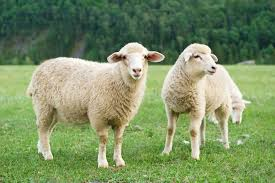
#> input picture machine_Learn/carneiro.jpeg, 275 x 183 px; the run also reads 1 picture not shown here
$ jupyter execute color_patterns.ipynb
#> lines starting #> are read from the running program, lines starting #| are printed output that depends on the picture; after the words box and inside, x2 and y2 are one past the last pixel; in counts of white or black regions, pixels touching at a corner belong together
Além de RGB, BGR e HSV, existem outros padrões de cores que podem ser úteis em processamento de imagens, especialmente para lidar com problemas de iluminação e criar representações mais consistentes para detecção e segmentação de objetos. Vamos explorar alguns desses padrões e como eles podem ajudar:

### 1. **YUV e YCbCr**
   - **YUV** e **YCbCr** são padrões que separam a intensidade da cor dos componentes de cor. O componente **Y** representa a luminosidade (brilho), enquanto **U** e **V** ou **Cb** e **Cr** representam as informações de cor (crominância).
   - **Vantagens**: Esses padrões são eficazes para corrigir problemas de iluminação, pois permitem que você trabalhe apenas com o canal de intensidade (**Y**) para ajustar a iluminação, sem afetar a cor. Isso é útil para melhorar a qualidade da imagem em ambientes com variação de luz.
   - **Uso comum**: Eles são amplamente usados em compressão de vídeo e transmissão, pois ajudam a reduzir a quantidade de dados necessários sem muita perda de qualidade visual.

### 2. **Lab (CIELAB)**
   - O espaço de cor **Lab** (ou **CIELAB**) é composto pelos canais **L** (luminosidade), **a** (verde-vermelho) e **b** (azul-amarelo).
   - **Vantagens**: Lab é mais perceptualmente uniforme que RGB, o que significa que pequenas mudanças no valor de um componente resultam em pequenas mudanças visíveis. O canal **L** é separado da informação de cor, o que permite ajustar brilho e contraste sem impactar as cores.
   - **Uso comum**: Lab é bastante usado para segmentação de cores e processamento de imagens em cenários onde é necessário preservar a aparência das cores, mesmo com ajustes de luminosidade.

### 3. **HSL e HSI (Hue, Saturation, Lightness/Intensity)**
   - **HSL** e **HSI** são variações do HSV, mas com interpretações ligeiramente diferentes para o componente de brilho. O **HSL** (Hue, Saturation, Lightness) pode ser mais adequado para ajustar a iluminação porque possui uma interpretação linear do brilho.
   - **Vantagens**: Esses espaços permitem controlar a tonalidade independentemente da intensidade ou luminosidade, o que ajuda em situações com iluminação variável, destacando cores sem afetar o brilho.
   - **Uso comum**: HSL e HSI são frequentemente usados em processamento de imagens para edição de fotos, filtros e segmentação, onde a separação de brilho e cor é importante.

### 4. **XYZ (CIE 1931)**
   - **XYZ** é um padrão baseado em como os humanos percebem as cores. Ele foi criado para representar todas as cores visíveis, com base na resposta do olho humano.
   - **Vantagens**: Esse espaço é usado como base para conversões para outros padrões e serve como um intermediário para calcular correções de cor e adaptações para iluminação.
   - **Uso comum**: XYZ não é usado diretamente para manipulação de imagem no dia a dia, mas é útil como uma base para conversões precisas e para aplicações que exigem fidelidade de cor.

### 5. **YIQ (usado na TV NTSC)**
   - **YIQ** separa a imagem em componentes de luminância (**Y**) e crominância (**I** e **Q**). Ele é similar a YUV e foi projetado para transmissão de vídeo NTSC.
   - **Vantagens**: Como o componente Y contém informações de brilho, ele pode ser processado para melhorar a iluminação, enquanto **I** e **Q** mantêm as cores intactas.
   - **Uso comum**: Esse padrão é mais comum em sistemas de vídeo antigos, mas ainda pode ser usado em processamento de imagem onde a iluminação é um fator significativo.

### Em Python: Como usar esses padrões
A biblioteca **OpenCV** oferece suporte para converter imagens entre muitos desses padrões. Para isso, você pode usar a função `cv2.cvtColor`. Exemplo de como converter para Lab e YUV:

```python
import cv2

# Carregar a imagem
image = cv2.imread("image.jpg")

# Converter para YUV
yuv_image = cv2.cvtColor(image, cv2.COLOR_BGR2YUV)

# Converter para Lab
lab_image = cv2.cvtColor(image, cv2.COLOR_BGR2Lab)
```

### Escolhendo o padrão de cor certo
- **Para problemas de iluminação**: Experimente YUV, YCbCr, ou Lab, pois todos separam a intensidade da cor.
- **Para ajuste fino de tonalidades**: HSV ou HSL são bons para segmentação baseada em cor.
- **Para processamento de vídeo ou transmissão**: YUV ou YIQ podem ajudar a otimizar a eficiência sem perder muita qualidade visual.

Esses padrões de cor são úteis para alcançar maior consistência visual e robustez ao lidar com variações de iluminação e contraste, muito comuns em imagens do mundo real.

Os padrões **LUV** e **MLAP** são alternativas menos comuns, mas também poderosas, para representar cores em imagens, cada uma com suas características e usos específicos. Vamos detalhar cada um deles e entender suas vantagens e aplicações.

### 1. **LUV (CIE LUV)**
   - **LUV** é um espaço de cor criado pela **Comissão Internacional de Iluminação** (CIE) e é semelhante ao Lab, mas foi desenvolvido com um foco especial na uniformidade perceptual em diferentes condições de iluminação.
   - Ele é composto por três componentes:
     - **L**: Luminosidade (similar ao "L" no Lab, representa a intensidade ou brilho).
     - **U** e **V**: Coordenadas de cromaticidade, que representam a tonalidade e saturação da cor.
   - **Vantagens**: LUV é perceptualmente mais uniforme e responde melhor a variações de iluminação do que outros espaços de cor como RGB e HSV. Ele é especialmente útil em situações onde a iluminação varia bastante, como em fotografias ao ar livre, onde a luz pode mudar de uma região para outra.
   - **Aplicações**: LUV é bastante utilizado em visão computacional, especialmente para problemas de segmentação e detecção de objetos sob diferentes condições de luz. O canal de luminância (L) pode ser manipulado para compensar iluminação sem alterar os valores de cromaticidade, o que ajuda na robustez da análise.
   - **Uso em Python (OpenCV)**:
     ```python
     import cv2
     image = cv2.imread("image.jpg")
     luv_image = cv2.cvtColor(image, cv2.COLOR_BGR2Luv)
     ```

### 2. **MLAP (Mean Local Adaptation Pooling)**
   - **MLAP** (Mean Local Adaptation Pooling) não é exatamente um espaço de cor, mas uma técnica de pré-processamento de imagem usada para melhorar a robustez do processamento de imagem em condições de iluminação variável.
   - **Funcionamento**: O conceito por trás do MLAP é normalizar a iluminação local em uma imagem. Ele ajusta a intensidade dos pixels com base na média de intensidade local, o que ajuda a equalizar áreas com diferentes condições de luz.
   - **Vantagens**: MLAP ajuda a destacar detalhes que poderiam ser obscurecidos por iluminação irregular. Esse tipo de processamento pode ser particularmente útil em sistemas de visão computacional que precisam extrair informações consistentes de imagens capturadas em ambientes com sombras ou iluminação desigual.
   - **Aplicações**: É usado principalmente em visão computacional para segmentação, detecção de bordas e reconhecimento de padrões. A técnica é benéfica em imagens médicas, monitoramento de segurança e outras áreas onde a iluminação pode variar significativamente dentro da mesma imagem.
   - **Implementação em Python**: Não existe uma função nativa para MLAP no OpenCV, mas ele pode ser implementado através de uma combinação de técnicas de filtragem, como suavização (blur) e normalização. Aqui está um exemplo simplificado de como você poderia implementar algo semelhante ao MLAP:
     ```python
     import cv2
     import numpy as np

     image = cv2.imread("image.jpg", cv2.IMREAD_GRAYSCALE)

     # Aplicar um filtro de média para suavizar a imagem
     mean_local = cv2.blur(image, (15, 15))

     # Normalizar a imagem com base na média local
     mlap_image = cv2.addWeighted(image, 1.5, mean_local, -0.5, 0)
     ```

### Comparando LUV e MLAP com Outros Padrões de Cor
- **LUV**: Oferece uma alternativa perceptualmente uniforme, útil para análise de cor sob condições de iluminação variáveis, sendo uma alternativa interessante ao Lab.
- **MLAP**: Não é exatamente um padrão de cor, mas uma técnica de normalização de iluminação. Ele é valioso quando se trabalha com imagens onde a iluminação varia dentro da cena, melhorando a consistência visual em regiões com diferentes níveis de brilho.

### Conclusão
- **LUV** é vantajoso em segmentação e análise de cor perceptualmente uniforme, enquanto **MLAP** ajuda a normalizar a iluminação, destacando detalhes ocultos em imagens com condições de luz desiguais.
- Usar ambos em combinação (por exemplo, convertendo uma imagem para o espaço LUV e aplicando MLAP no canal de intensidade) pode fornecer uma representação robusta e invariável à iluminação.

[cell 1]
TEST_IMAGE = "carneiro.jpeg"

[cell 2]
import cv2
import matplotlib.pyplot as plt
import numpy as np
import pandas as pd

# Testando LUV

[cell 3]
image = cv2.imread(TEST_IMAGE) #cv2.IMREAD_GRAYSCALE
#> image is the input picture: shape (183, 275, 3); mean B, G, R 100.5, 143.6, 123.4

luv = cv2.cvtColor(image, cv2.COLOR_BGR2Luv)
#> luv: shape (183, 275, 3); mean of channels 0, 1, 2 143.9, 90.2, 163.5

# Aplicar um filtro de média para suavizar a imagem
mean_local = cv2.blur(image, (15, 15))
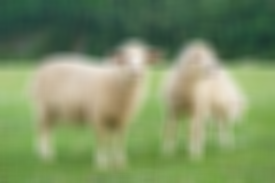
#> mean_local: shape (183, 275, 3); mean B, G, R 100.5, 143.7, 123.4

# Normalizar a imagem com base na média local
mlap_image = cv2.addWeighted(image, 1.5, mean_local, -0.5, 0)

# Plotar as duas imagens lado a lado
plt.figure(figsize=(10, 5))

# Plotar a imagem original
plt.subplot(1, 3, 1)
plt.imshow(image) #cmap='gray'
plt.title('Imagem Original')
plt.axis('off')

# Plotar a imagem processada
plt.subplot(1, 3, 2)
plt.imshow(mlap_image) #cmap='gray'
plt.title('Imagem Processada')
plt.axis('off')

plt.subplot(1, 3, 3)
plt.imshow(luv) #cmap='gray'
plt.title('Imagem Processada LUV')
plt.axis('off')

plt.show()
#> figure, not shown here; B, G, R data is drawn as R, G, B

[cell 4]
# Converter para escala de cinza
gray_image = cv2.cvtColor(image, cv2.COLOR_BGR2GRAY)
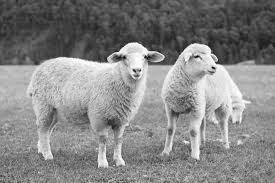
#> gray_image: shape (183, 275); min 2, max 255, mean 132.7

# Aplicar um filtro de suavização
blurred_image = cv2.GaussianBlur(gray_image, (15, 15), 0)
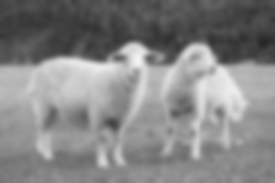
#> blurred_image: shape (183, 275); min 39, max 244, mean 132.7

# Detectar áreas de alta intensidade
_, thresholded_image = cv2.threshold(blurred_image, 200, 255, cv2.THRESH_BINARY)
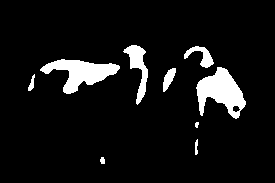
#> thresholded_image: shape (183, 275); 7.7% white; 9 white regions (1 under 20 px)

# Encontrar contornos das áreas de alta intensidade
contours, _ = cv2.findContours(thresholded_image, cv2.RETR_EXTERNAL, cv2.CHAIN_APPROX_SIMPLE)
#> contours = 9 contours, 2 with area under 20; largest, box (x1, y1, x2, y2) and area: (196, 67, 246, 119) 1346, (40, 59, 120, 94) 1210, (123, 45, 148, 105) 505, (184, 46, 214, 68) 226, (163, 68, 176, 92) 143, (28, 74, 35, 91) 41, (195, 139, 198, 155) 22

# Criar uma máscara para destacar a zona afetada
mask = np.zeros_like(gray_image)
cv2.drawContours(mask, contours, -1, (255), thickness=cv2.FILLED)
#> mask: shape (183, 275); 7.8% white; 9 white regions (1 under 20 px), largest, box (x1, y1, x2, y2) and area: (196, 67, 246, 119) 1433, (40, 59, 120, 94) 1307, (123, 45, 148, 105) 577

# Aplicar a máscara na imagem original
highlighted_image = cv2.bitwise_and(image, image, mask=mask)

# Mostrar a imagem original e a imagem com a zona afetada destacada
plt.figure(figsize=(10, 5))
plt.subplot(1, 3, 1)
plt.title('Imagem Original')
plt.imshow(cv2.cvtColor(image, cv2.COLOR_BGR2RGB))
plt.subplot(1, 3, 2)
plt.title('Zona Afetada pela Iluminação')
plt.imshow(cv2.cvtColor(highlighted_image, cv2.COLOR_BGR2RGB))
plt.subplot(1, 3, 3)
plt.title('Zona Correta')
plt.imshow(cv2.cvtColor(image - highlighted_image, cv2.COLOR_BGR2RGB))
plt.show()
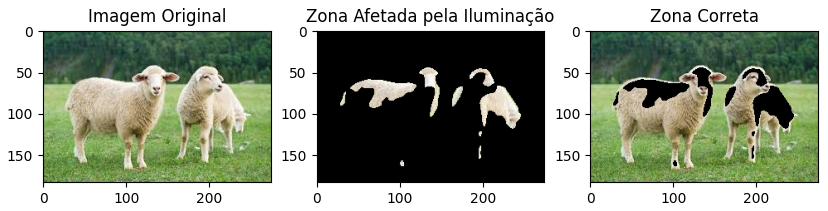
#> figure drawn by matplotlib, 3 panels

# Teste LAB

[cell 5]
import os
def process_image(image_path):
    # Carregar a imagem
    image = cv2.imread(image_path)

    # Converter para o espaço de cores LAB
    lab_image = cv2.cvtColor(image, cv2.COLOR_BGR2LAB)

    # Separar os canais L, A e B
    l_channel, a_channel, b_channel = cv2.split(lab_image)

    # Aplicar um filtro de suavização no canal L
    blurred_l_channel = cv2.GaussianBlur(l_channel, (15, 15), 0)

    # Detectar áreas de alta intensidade no canal L
    _, thresholded_l_channel = cv2.threshold(blurred_l_channel, 200, 255, cv2.THRESH_BINARY)

    # Encontrar contornos das áreas de alta intensidade
    contours, _ = cv2.findContours(thresholded_l_channel, cv2.RETR_EXTERNAL, cv2.CHAIN_APPROX_SIMPLE)

    # Criar uma máscara para destacar a zona afetada
    mask = np.zeros_like(l_channel)
    cv2.drawContours(mask, contours, -1, (255), thickness=cv2.FILLED)

    # Aplicar a máscara no canal L original
    l_channel_highlighted = cv2.bitwise_and(l_channel, l_channel, mask=mask)

    # Combinar os canais L, A e B novamente
    lab_image_highlighted = cv2.merge([l_channel_highlighted, a_channel, b_channel])

    # Converter de volta para o espaço de cores BGR
    highlighted_image = cv2.cvtColor(lab_image_highlighted, cv2.COLOR_LAB2BGR)

    return image, highlighted_image

def process_all_images_in_directory(directory_path: str):
    for filename in os.listdir(directory_path):
        if filename.endswith(".jpg") or filename.endswith(".png"):
            image_path = os.path.join(directory_path, filename)
            original_image, highlighted_image = process_image(image_path)

            # Mostrar a imagem original e a imagem com a zona afetada destacada
            plt.figure(figsize=(10, 5))
            plt.subplot(1, 3, 1)
            plt.title('Imagem Original')
            plt.imshow(cv2.cvtColor(original_image, cv2.COLOR_BGR2RGB))
            plt.subplot(1, 3, 2)
            plt.title('Zona Afetada pela Iluminação')
            plt.imshow(cv2.cvtColor(highlighted_image, cv2.COLOR_BGR2RGB))
            plt.subplot(1, 3, 3)
            plt.title('Zona Sem Iluminação')
            plt.imshow(cv2.cvtColor(original_image - highlighted_image, cv2.COLOR_BGR2RGB))
            plt.show()

# Defina o caminho para o diretório contendo suas imagens
directory_path = "./images"
process_all_images_in_directory(directory_path)

## Segmentacao de iluminacao LAB

[cell 6]
import os
import cv2
import numpy as np
import matplotlib.pyplot as plt

def process_image(image_path):
    # Carregar a imagem
#> called with image_path = './images/carneiro.jpeg'
    image = cv2.imread(image_path)

    # Converter para o espaço de cores LAB
    lab_image = cv2.cvtColor(image, cv2.COLOR_BGR2LAB)
#> lab_image: shape (183, 275, 3); mean of channels 0, 1, 2 144.5, 113, 148.6

    # Separar os canais L, A e B
    l_channel, a_channel, b_channel = cv2.split(lab_image)
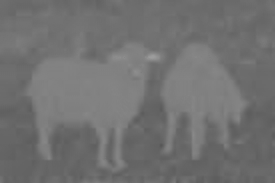
#> a_channel: shape (183, 275); min 87, max 157, mean 113
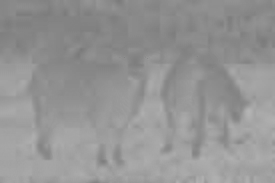
#> b_channel: shape (183, 275); min 121, max 180, mean 148.6

    # Aplicar um filtro de suavização no canal L
    blurred_l_channel = cv2.GaussianBlur(l_channel, (15, 15), 0)

    # Detectar áreas de alta intensidade no canal L
    _, thresholded_l_channel = cv2.threshold(blurred_l_channel, 200, 255, cv2.THRESH_BINARY)
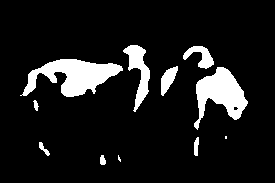
#> thresholded_l_channel: shape (183, 275); 10.5% white; 11 white regions (2 under 20 px)

    # Encontrar contornos das áreas de alta intensidade
    contours, _ = cv2.findContours(thresholded_l_channel, cv2.RETR_EXTERNAL, cv2.CHAIN_APPROX_SIMPLE)
#> contours = 11 contours, 2 with area under 20; largest, box (x1, y1, x2, y2) and area: (20, 59, 123, 97) 1893, (194, 67, 248, 130) 1567, (123, 45, 150, 112) 666, (183, 46, 214, 69) 292, (161, 66, 178, 96) 241

    # Criar uma máscara para destacar a zona afetada
    mask = np.zeros_like(l_channel)
    cv2.drawContours(mask, contours, -1, (255), thickness=cv2.FILLED)
#> mask: shape (183, 275); 10.5% white; 11 white regions (2 under 20 px), largest, box (x1, y1, x2, y2) and area: (20, 59, 123, 97) 2033, (194, 67, 248, 130) 1667, (123, 45, 150, 112) 747

    # Aplicar a máscara no canal L original
    l_channel_highlighted = cv2.bitwise_and(l_channel, l_channel, mask=mask)

    # Combinar os canais L, A e B novamente
    lab_image_highlighted = cv2.merge([l_channel_highlighted, a_channel, b_channel])
#> lab_image_highlighted: shape (183, 275, 3); mean of channels 0, 1, 2 23.2, 113, 148.6

    # Converter de volta para o espaço de cores BGR
    highlighted_image = cv2.cvtColor(lab_image_highlighted, cv2.COLOR_LAB2BGR)
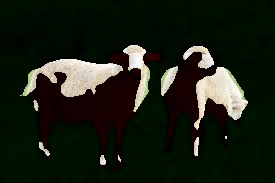
#> highlighted_image: shape (183, 275, 3); mean B, G, R 20.6, 32.4, 26.6

    # Criar uma máscara invertida para a zona sem iluminação
    mask_inverted = cv2.bitwise_not(mask)

    # Aplicar a máscara invertida na imagem original
    non_illuminated_image = cv2.bitwise_and(image, image, mask=mask_inverted)

    return image, highlighted_image, non_illuminated_image

def process_all_images_in_directory(directory_path: str):
    for filename in os.listdir(directory_path):
        image_path = os.path.join(directory_path, filename)
        original_image, highlighted_image, non_illuminated_image = process_image(image_path)

        # Mostrar a imagem original, a imagem com a zona afetada destacada e a zona sem iluminação
        plt.figure(figsize=(15, 5))
        plt.subplot(1, 3, 1)
        plt.title('Imagem Original')
        plt.imshow(cv2.cvtColor(original_image, cv2.COLOR_BGR2RGB))
        plt.subplot(1, 3, 2)
        plt.title('Zona Afetada pela Iluminação')
        plt.imshow(cv2.cvtColor(highlighted_image, cv2.COLOR_BGR2RGB))
        plt.subplot(1, 3, 3)
        plt.title('Zona Sem Iluminação')
        plt.imshow(cv2.cvtColor(non_illuminated_image, cv2.COLOR_BGR2RGB))
        plt.show()
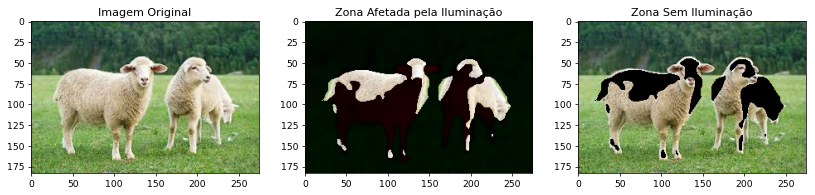
#> figure drawn by matplotlib, 3 panels

# Defina o caminho para o diretório contendo suas imagens
directory_path = "./images"
process_all_images_in_directory(directory_path)
